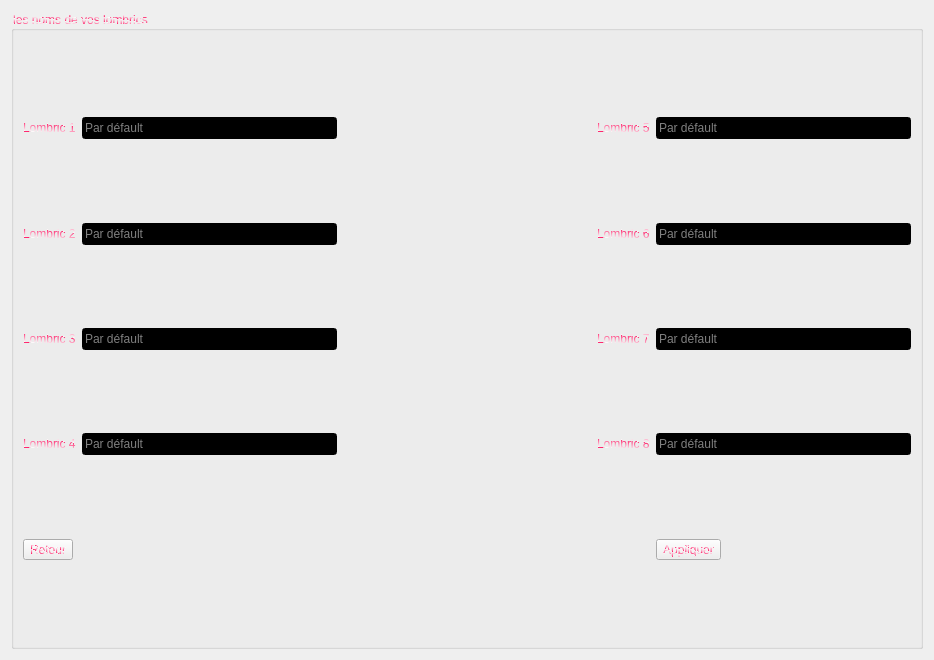
<?xml version="1.0" encoding="UTF-8"?>
<ui version="4.0">
 <class>Modifier_EquipeWidget</class>
 <widget class="QWidget" name="Modifier_EquipeWidget">
  <property name="geometry">
   <rect>
    <x>0</x>
    <y>0</y>
    <width>934</width>
    <height>660</height>
   </rect>
  </property>
  <property name="windowTitle">
   <string>Form</string>
  </property>
  <property name="styleSheet">
   <string notr="true">background-image: url(:/wallpaper/UI/Resources/cropped-1920-1080-521477.jpg);
font: 75 oblique 13pt &quot;Tlwg Typist&quot;;</string>
  </property>
  <layout class="QHBoxLayout" name="horizontalLayout">
   <item>
    <widget class="QGroupBox" name="Modif_EuipeGroupBox">
     <property name="styleSheet">
      <string notr="true">color: qlineargradient(spread:repeat, x1:0.835821, y1:0.119, x2:1, y2:0, stop:0 rgba(255, 28, 103, 255), stop:1 rgba(255, 255, 255, 255));</string>
     </property>
     <property name="title">
      <string>les noms de vos lombrics</string>
     </property>
     <layout class="QHBoxLayout" name="horizontalLayout_2">
      <item>
       <layout class="QGridLayout" name="Modif_EquipeGridLayout">
        <item row="3" column="1">
         <widget class="QLineEdit" name="Lombric_DeuxLineEdit">
          <property name="styleSheet">
           <string notr="true">background-color: rgb(0, 0, 0);
color: rgb(255, 255, 255);</string>
          </property>
          <property name="maxLength">
           <number>20</number>
          </property>
          <property name="placeholderText">
           <string>Par défault</string>
          </property>
         </widget>
        </item>
        <item row="1" column="2">
         <spacer name="horizontalSpacer">
          <property name="orientation">
           <enum>Qt::Horizontal</enum>
          </property>
          <property name="sizeHint" stdset="0">
           <size>
            <width>40</width>
            <height>20</height>
           </size>
          </property>
         </spacer>
        </item>
        <item row="1" column="1">
         <widget class="QLineEdit" name="Lombric_UnLineEdit">
          <property name="styleSheet">
           <string notr="true">background-color: rgb(0, 0, 0);
color: rgb(255, 255, 255);</string>
          </property>
          <property name="maxLength">
           <number>20</number>
          </property>
          <property name="placeholderText">
           <string>Par défault</string>
          </property>
         </widget>
        </item>
        <item row="5" column="1">
         <widget class="QLineEdit" name="Lombric_TroisLineEdit">
          <property name="styleSheet">
           <string notr="true">background-color: rgb(0, 0, 0);
color: rgb(255, 255, 255);</string>
          </property>
          <property name="maxLength">
           <number>20</number>
          </property>
          <property name="placeholderText">
           <string>Par défault</string>
          </property>
         </widget>
        </item>
        <item row="2" column="0">
         <spacer name="verticalSpacer_2">
          <property name="orientation">
           <enum>Qt::Vertical</enum>
          </property>
          <property name="sizeHint" stdset="0">
           <size>
            <width>20</width>
            <height>40</height>
           </size>
          </property>
         </spacer>
        </item>
        <item row="1" column="3">
         <widget class="QLabel" name="Lombric_CinqLabel">
          <property name="text">
           <string>Lombric 5</string>
          </property>
         </widget>
        </item>
        <item row="7" column="0">
         <widget class="QLabel" name="Lombric_QuatreLabel">
          <property name="text">
           <string>Lombric 4</string>
          </property>
         </widget>
        </item>
        <item row="5" column="3">
         <widget class="QLabel" name="Lombric_SeptLabel">
          <property name="text">
           <string>Lombric 7</string>
          </property>
         </widget>
        </item>
        <item row="3" column="3">
         <widget class="QLabel" name="Lombric_SixLabel">
          <property name="text">
           <string>Lombric 6</string>
          </property>
         </widget>
        </item>
        <item row="3" column="0">
         <widget class="QLabel" name="Lombric_DeuxLabel">
          <property name="text">
           <string>Lombric 2</string>
          </property>
         </widget>
        </item>
        <item row="7" column="3">
         <widget class="QLabel" name="Lombric_HuitLabel">
          <property name="text">
           <string>Lombric 8</string>
          </property>
         </widget>
        </item>
        <item row="9" column="4">
         <widget class="QToolButton" name="Apply_Modif_EquipeToolButton">
          <property name="text">
           <string>Appliquer</string>
          </property>
          <property name="icon">
           <iconset resource="../images_widget.qrc">
            <normaloff>:/icons/UI/Resources/login.png</normaloff>:/icons/UI/Resources/login.png</iconset>
          </property>
          <property name="iconSize">
           <size>
            <width>24</width>
            <height>24</height>
           </size>
          </property>
          <property name="toolButtonStyle">
           <enum>Qt::ToolButtonTextBesideIcon</enum>
          </property>
         </widget>
        </item>
        <item row="5" column="4">
         <widget class="QLineEdit" name="Lombric_SeptLineEdit">
          <property name="styleSheet">
           <string notr="true">background-color: rgb(0, 0, 0);
color: rgb(255, 255, 255);</string>
          </property>
          <property name="maxLength">
           <number>20</number>
          </property>
          <property name="placeholderText">
           <string>Par défault</string>
          </property>
         </widget>
        </item>
        <item row="3" column="4">
         <widget class="QLineEdit" name="Lombric_SixLineEdit">
          <property name="styleSheet">
           <string notr="true">background-color: rgb(0, 0, 0);
color: rgb(255, 255, 255);</string>
          </property>
          <property name="maxLength">
           <number>20</number>
          </property>
          <property name="placeholderText">
           <string>Par défault</string>
          </property>
         </widget>
        </item>
        <item row="7" column="4">
         <widget class="QLineEdit" name="Lombric_HuitLineEdit">
          <property name="styleSheet">
           <string notr="true">background-color: rgb(0, 0, 0);
color: rgb(255, 255, 255);</string>
          </property>
          <property name="maxLength">
           <number>20</number>
          </property>
          <property name="placeholderText">
           <string>Par défault</string>
          </property>
         </widget>
        </item>
        <item row="5" column="0">
         <widget class="QLabel" name="Lombric_TroisLabel">
          <property name="text">
           <string>Lombric 3</string>
          </property>
         </widget>
        </item>
        <item row="1" column="0">
         <widget class="QLabel" name="Lombric_UnLabel">
          <property name="text">
           <string>Lombric 1</string>
          </property>
         </widget>
        </item>
        <item row="1" column="4">
         <widget class="QLineEdit" name="Lombric_CinqLineEdit">
          <property name="styleSheet">
           <string notr="true">background-color: rgb(0, 0, 0);
color: rgb(255, 255, 255);</string>
          </property>
          <property name="maxLength">
           <number>20</number>
          </property>
          <property name="placeholderText">
           <string>Par défault</string>
          </property>
         </widget>
        </item>
        <item row="7" column="1">
         <widget class="QLineEdit" name="Lombric_QuatreLineEdit">
          <property name="styleSheet">
           <string notr="true">background-color: rgb(0, 0, 0);
color: rgb(255, 255, 255);</string>
          </property>
          <property name="maxLength">
           <number>20</number>
          </property>
          <property name="placeholderText">
           <string>Par défault</string>
          </property>
         </widget>
        </item>
        <item row="4" column="0">
         <spacer name="verticalSpacer_3">
          <property name="orientation">
           <enum>Qt::Vertical</enum>
          </property>
          <property name="sizeHint" stdset="0">
           <size>
            <width>20</width>
            <height>40</height>
           </size>
          </property>
         </spacer>
        </item>
        <item row="6" column="0">
         <spacer name="verticalSpacer_4">
          <property name="orientation">
           <enum>Qt::Vertical</enum>
          </property>
          <property name="sizeHint" stdset="0">
           <size>
            <width>20</width>
            <height>40</height>
           </size>
          </property>
         </spacer>
        </item>
        <item row="9" column="0">
         <widget class="QToolButton" name="Return_From_Modif_EquipeToolButton">
          <property name="text">
           <string>Retour</string>
          </property>
          <property name="icon">
           <iconset resource="../images_widget.qrc">
            <normaloff>:/icons/UI/Resources/left-arrow.png</normaloff>:/icons/UI/Resources/left-arrow.png</iconset>
          </property>
          <property name="iconSize">
           <size>
            <width>24</width>
            <height>24</height>
           </size>
          </property>
          <property name="toolButtonStyle">
           <enum>Qt::ToolButtonTextBesideIcon</enum>
          </property>
         </widget>
        </item>
        <item row="8" column="0">
         <spacer name="verticalSpacer_5">
          <property name="orientation">
           <enum>Qt::Vertical</enum>
          </property>
          <property name="sizeHint" stdset="0">
           <size>
            <width>20</width>
            <height>40</height>
           </size>
          </property>
         </spacer>
        </item>
        <item row="0" column="1">
         <spacer name="verticalSpacer">
          <property name="orientation">
           <enum>Qt::Vertical</enum>
          </property>
          <property name="sizeHint" stdset="0">
           <size>
            <width>20</width>
            <height>40</height>
           </size>
          </property>
         </spacer>
        </item>
        <item row="10" column="0">
         <spacer name="verticalSpacer_6">
          <property name="orientation">
           <enum>Qt::Vertical</enum>
          </property>
          <property name="sizeHint" stdset="0">
           <size>
            <width>20</width>
            <height>40</height>
           </size>
          </property>
         </spacer>
        </item>
       </layout>
      </item>
     </layout>
    </widget>
   </item>
  </layout>
 </widget>
 <tabstops>
  <tabstop>Lombric_UnLineEdit</tabstop>
  <tabstop>Lombric_SeptLineEdit</tabstop>
  <tabstop>Lombric_QuatreLineEdit</tabstop>
  <tabstop>Lombric_DeuxLineEdit</tabstop>
  <tabstop>Lombric_TroisLineEdit</tabstop>
  <tabstop>Apply_Modif_EquipeToolButton</tabstop>
  <tabstop>Return_From_Modif_EquipeToolButton</tabstop>
  <tabstop>Lombric_SixLineEdit</tabstop>
  <tabstop>Lombric_HuitLineEdit</tabstop>
  <tabstop>Lombric_CinqLineEdit</tabstop>
 </tabstops>
 <resources>
  <include location="../images_widget.qrc"/>
 </resources>
 <connections/>
</ui>
